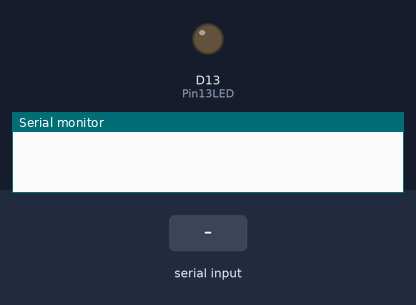
A sketch run on a simulated Arduino Zero (SAMD21). Parts: output pins drawn as LEDs (lit = HIGH), the last lines printed to the serial monitor. The inputs (shaded band) are chosen by the test bench. Pins used as bus, display or sensor lines are not drawn.

Above: at 0.0 s.
At 3.2 s:
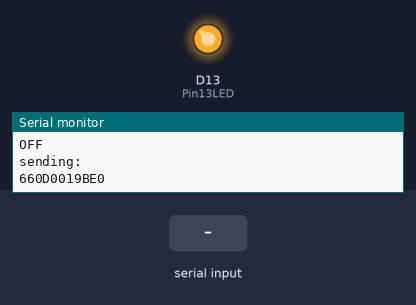
3.3 s: "1" received over the second serial link
Timing chart, 0 to 6.3 s (numbered marks = the images above; inputs shaded):
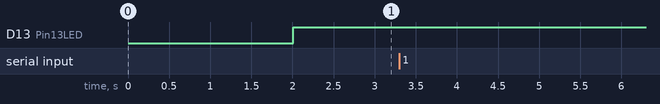

The sketch:

meters.ino
```cpp
/*
 [REF] https://arduino-info.wikispaces.com/SoftwareSerialRS485Example
   - Connect this unit Pins 10, 11, Gnd
   - Pin 3 used for RS485 direction control
   - To other unit Pins 11,10, Gnd  (Cross over)
   - Open Serial Monitor, type in top window.
   - Same characters sent to smart meter
 [REF] https://learn.adafruit.com/using-atsamd21-sercom-to-add-more-spi-i2c-serial-ports/creating-a-new-serial
   - Hardware Serial Documentation

   Baudrate: 9600
   Parity: None
   DataBits: 8
   StopBits: 1

   Read Voltage from meter 006
   Call: 06 03 00 08 00 01 04 7F
   Resp: 06 03 02 30 CC 19 D1
   Note: 124.92V

   Read Current from meter 006
   Call: 06 03 00 09 00 01 55 BF
   Resp: 06 03 02 00 00 0D 84
   Note: 0.000A

   Read Frequency from meter 006
   Call: 06 03 00 17 00 01 35 B9
   Resp: 06 03 02 17 6B 43 9B
   Note: 59.95Hz

   Read Power from meter 006
   Call: 06 03 00 18 00 01 05 BA
   Resp: 06 03 02 00 00 0D 84
   Note: 0.000kW

   Read Power Factor from meter 006
   Call: 06 03 00 0F 00 01 B5 BE
   Resp: 06 03 02 00 00 0D 84
   Note: 0.00

   Read Total Energy from meter 006
   Call: 06 03 00 11 00 02 95 B9
   Resp: 06 03 04 00 00 00 00 8C F3
   Note: 0.0000kWh

   Read Relay Status from meter 006
   Call: 06 03 00 0D 00 01 14 7E
   Resp: 06 03 02 00 01 CC 44
   Note: ON

   Read Temperature from meter 006
   Call: 06 03 20 14 00 01 CE 79
   Resp: 06 03 02 00 1C 0C 4D
   Note: 28C

   Read Warnings from meter 006
   Call: 06 03 00 10 00 01 84 78
   Resp: 06 03 02 00 00 0D 84
   Note: none

   Read Balance from meter 006
   Call: 06 03 20 18 00 02 4E 7B
   Resp: 06 03 04 00 00 03 E8 8C 4D
   Note: 10.00

   For different meter first byte is meter number and the last byte is different.

   Write Relay Status OFF for meter 006
   Call: 06 06 00 0D 00 00 19 BE
   Resp: 06 06 00 0D 00 00 19 BE

   Write Relay Status ON for meter 006
   Call: 06 06 00 0D 00 01 D8 7E
   Resp: 06 06 00 0D 00 01 D8 7E

   Ex:
   int readAmp(int rank) {
     byte data[12] = {0x00, 0x05, 0x00, 0x00, 0x00, 0x06, 0x01, 0x03, 0x00, 0x00, 0x00, 0x02};
     uint16_t addr = 201 + rank * 2;
     //Serial.print("--ReadAmp-- Address : ");
     //Serial.print(addr);
     //Serial.print(" -- ");
     byte *p = (byte *)&addr;
     data[9] = p[0];
     data[8] = p[1];
     //Serial.print(data[8], HEX);
     //Serial.print(" ");
     //Serial.println(data[9], HEX);
     if (meterConn.write(data, 12) == 12) {
       meter_should_receive = 13;
       //Serial.print("--Read Amp function finished, Address : "); Serial.println(addr);
       return 1;
     }
     else {
       //Serial.print("--Read Amp function finished, Address : "); Serial.println(addr);
       return 0;
     }
   }

*/

#include <Arduino.h>   // required before wiring_private.h
#include "wiring_private.h" // pinPeripheral() function

#define RX               10  //Serial Receive pin
#define TX               11  //Serial Transmit pin

#define TXcontrol        6   //RS485 Direction control

#define RS485Transmit    HIGH
#define RS485Receive     LOW

#define Pin13LED         13

// Declare Variables
//byte byteReceived;
//int byteSend;

Uart Serial2 (&sercom1, RX, TX, SERCOM_RX_PAD_0, UART_TX_PAD_2);
void SERCOM1_Handler()
{
  Serial2.IrqHandler();
}

int x = 0;

void setup()
{
  // Start the built-in serial port, probably to Serial Monitor
  Serial.begin(115200);
  delay(2000);
  Serial.println("Meter communication");
  Serial.println("Use Serial Monitor, type in upper window, ENTER");

  pinMode(Pin13LED, OUTPUT);
  pinMode(TXcontrol, OUTPUT);

  digitalWrite(TXcontrol, RS485Receive);  // Init Transceiver

  Serial2.begin(9600);

  // Assign pins 10 & 11 SERCOM functionality
  pinPeripheral(RX, PIO_SERCOM);
  pinPeripheral(TX, PIO_SERCOM);

}

void loop()
// Serial.print prints ANCII while Serail.write prints bytes

{
  digitalWrite(Pin13LED, HIGH);  // Show activity
  /*if (Serial.available())
  {
    byteReceived = Serial.read();
    Serial.println("sending:");
    Serial.write(byteReceived);
    Serial.println("");

    digitalWrite(TXcontrol, RS485Transmit);  // Enable RS485 Transmit
    Serial2.write(byteReceived);          // Send byte to Remote Arduino

    digitalWrite(Pin13LED, LOW);  // Show activity
    delay(10);
    digitalWrite(TXcontrol, RS485Receive);  // Disable RS485 Transmit
  }*/

  digitalWrite(Pin13LED, HIGH);  // Show activity

  if (x == 0) {
    //byte byteReceived = 0x05;
    byte byteReceived[8] = {0x06, 0x06, 0x00, 0x0D, 0x00, 0x00, 0x19, 0xBE};
    Serial.println("OFF");
    Serial.println("sending:");
    //Serial.print(byteReceived,HEX);
    Serial.print(byteReceived[0],HEX);
    Serial.print(byteReceived[1],HEX);
    Serial.print(byteReceived[2],HEX);
    Serial.print(byteReceived[3],HEX);
    Serial.print(byteReceived[4],HEX);
    Serial.print(byteReceived[5],HEX);
    Serial.print(byteReceived[6],HEX);
    Serial.print(byteReceived[7],HEX);
    Serial.print(byteReceived[8],HEX);
    Serial.println("");

    digitalWrite(TXcontrol, RS485Transmit);  // Enable RS485 Transmit
    Serial2.write(byteReceived, 8);          // Send byte to Remote Arduino

    digitalWrite(Pin13LED, LOW);  // Show activity
    delay(10);
    digitalWrite(TXcontrol, RS485Receive);  // Disable RS485 Transmit
  }

  if (x == 100000) {
    //byte byteReceived = 0x05;
    byte byteReceived[8] = {0x06, 0x06, 0x00, 0x0D, 0x00, 0x01, 0xD8, 0x7E};
    Serial.println("ON");
    Serial.println("sending:");
    //Serial.print(byteReceived,HEX);
    Serial.print(byteReceived[0],HEX);
    Serial.print(byteReceived[1],HEX);
    Serial.print(byteReceived[2],HEX);
    Serial.print(byteReceived[3],HEX);
    Serial.print(byteReceived[4],HEX);
    Serial.print(byteReceived[5],HEX);
    Serial.print(byteReceived[6],HEX);
    Serial.print(byteReceived[7],HEX);
    Serial.print(byteReceived[8],HEX);
    Serial.println("");

    digitalWrite(TXcontrol, RS485Transmit);  // Enable RS485 Transmit
    Serial2.write(byteReceived, 8);          // Send byte to Remote Arduino

    digitalWrite(Pin13LED, LOW);  // Show activity
    delay(10);
    digitalWrite(TXcontrol, RS485Receive);  // Disable RS485 Transmit
  }

  while (Serial2.available()) {//Look for data from other Arduino
    digitalWrite(Pin13LED, HIGH);  // Show activity
    byte Received = Serial2.read();    // Read received byte
    Serial.println("recieved:");
    Serial.print(Received,HEX);        // Show on Serial Monitor
    Serial.println("");
    delay(10);
    digitalWrite(Pin13LED, LOW);  // Show activity
  }

  x++;

  if (x == 200000) {
    //Serial.println(x);
    delay(5000);
    x = 0;
  }

}
```
